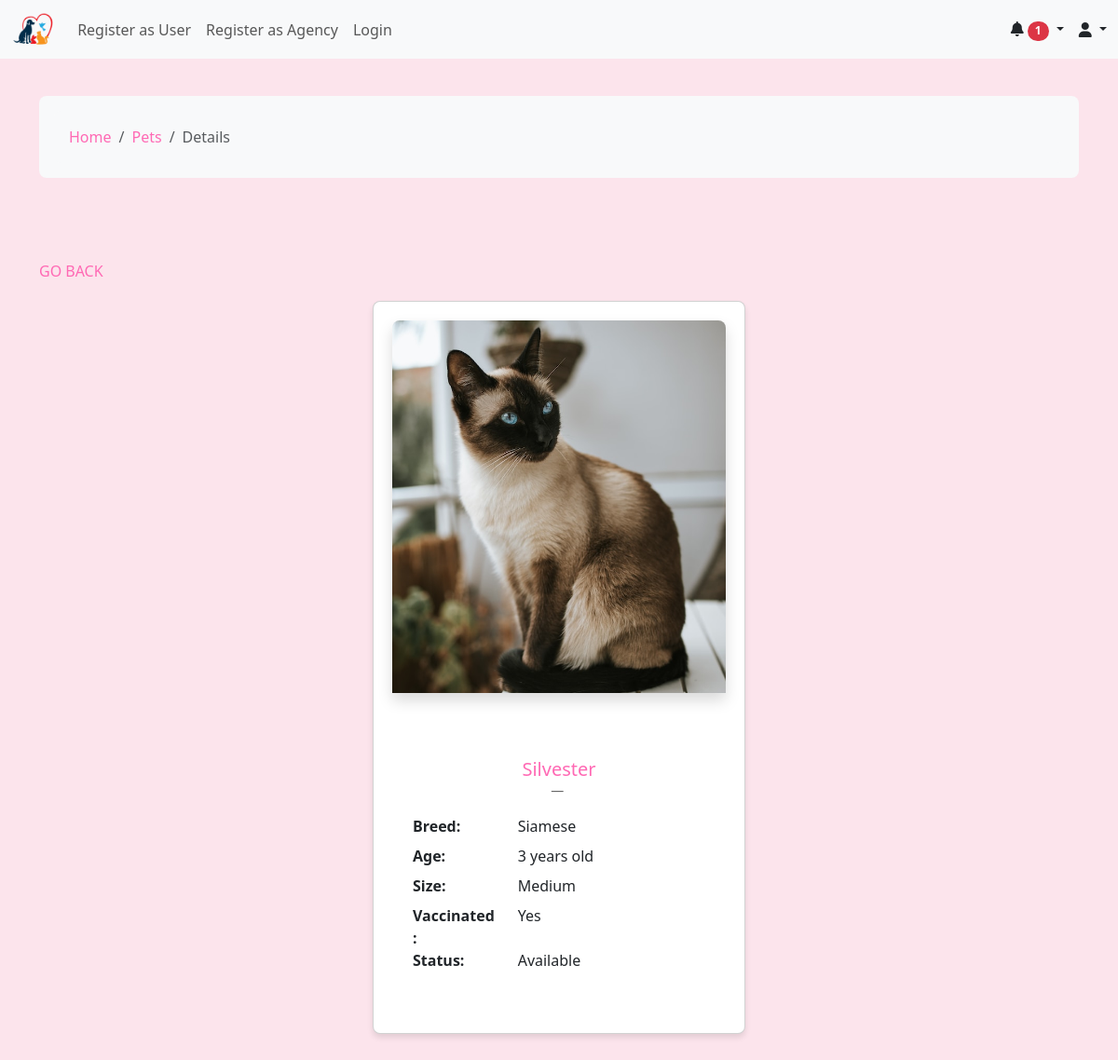
Page /pet/details.php?id=1 on the committed database.
### tables this page shows
CREATE TABLE `pet` (
  `id` int(11) NOT NULL,
  `name` varchar(50) NOT NULL,
  `image` varchar(255) DEFAULT NULL,
  `location` varchar(50) DEFAULT NULL,
  `species` enum('Cat','Dog','Bird','Fish') NOT NULL,
  `breed` varchar(50) DEFAULT NULL,
  `age` int(11) DEFAULT NULL,
  `size` enum('Small','Medium','Large') DEFAULT NULL,
  `description` varchar(511) DEFAULT NULL,
  `available` tinyint(1) NOT NULL,
  `vaccinated` tinyint(1) NOT NULL,
  `experienceNeeded` tinyint(1) NOT NULL,
  `minSpace` int(11) NOT NULL,
  `behavior` varchar(255) DEFAULT NULL,
  `fk_users_id` int(11) NOT NULL,
  `pet_day` tinyint(1) DEFAULT 0
);

### utils/crudPet.php (called while the page is built, shortened)
<?php
class CRUD_PET
{
    private $connection;
    public function __construct(string $database = "pet_adoption", string $host = "localhost", string $user = "root", string $password = "")
    {
        $this->connection = mysqli_connect($host, $user, $password, $database);
    }
    public function select(string $table, string $columns = "*", string $condition = "")
    {
        $sql = "SELECT $columns FROM $table";
        if (!empty($condition)) {
            $sql .= " WHERE $condition";
        }
        $result = mysqli_query($this->connection, $sql);
        $rows = mysqli_fetch_all($result, MYSQLI_ASSOC);
        return $rows;
    }
    public function selectPets(string $condition)
    {
        return $this->select("pet", "*", $condition);
    }
}

### pet/details.php (the view, shortened to what this page needs)
<?php
require_once "../utils/crudPet.php";
require_once "../components/breadcrumb.php";
$id = $_GET["id"];
$crud = new CRUD_PET();
$result = $crud->selectPets("id = $id");
if (!empty($result)) {
    $pet = $result[0];
    $imageSrc = "../images/pets/{$pet['image']}";
    $name = $pet['name'];
    $breed = $pet['breed'];
    $age = $pet['age'];
    $size = $pet['size'];
    $vaccinated = ($pet['vaccinated'] == 1) ? 'Yes' : 'No';
    $description = $pet['description'];
    $status = ($pet['available'] == 1) ? 'Available' : 'Adopted';
} else {
    $layout = "<p class='text-center'>Something went wrong. Record with id = $id is not found.</p>";
}
?>
<!DOCTYPE html>
<html lang="en">
<head>
    <?php include '../components/head.php'; ?>
    <link rel="stylesheet" href="../css/main.css">
</head>
<body>
    <?php include '../components/navbar.php'; ?>
    <div class="container mt-4">
        <a href="listings.php">GO BACK</a>
        <div class="row justify-content-center">
            <div class="d-flex justify-content-md-evenly">
                <div class="card">
                    <img src="<?= $imageSrc ?>" id="details-img" class='img-fluid shadow mb-5' alt="Pet image">
                    <div class="card-body">
                        <figure class="text-center">
                            <blockquote class="blockquote">
                                <h5><?= $name ?></h5>
                            </blockquote>
                            <figcaption class="blockquote-footer"> <?= $description ?></figcaption>
                        </figure>
                        <dl class="row">
                            <dt class="col-sm-4">Breed: </dt>
                            <dd class="col-sm-8"><?= $breed ?></dd>
                            <dt class="col-sm-4">Age: </dt>
                            <dd class="col-sm-8"><?= $age ?> years old</dd>
                            <dt class="col-sm-4">Size: </dt>
                            <dd class="col-sm-8"><?= $size ?></dd>
                            <dt class="col-sm-4">Vaccinated: </dt>
                            <dd class="col-sm-8"><?= $vaccinated ?></dd>
                            <dt class="col-sm-4">Status: </dt>
                            <dd class="col-sm-8"><?= $status ?></dd>
                        </dl>
                    </div>
                </div>
            </div>
            <br>
        </div>
</body>
</html>

### css/main.css (style rules this page uses)
body { background-color: #fce4ec; }
a { color: #ff69b4; text-decoration: none; transition: color 0.3s; }
.container { padding-top: 40px; padding-bottom: 40px; }
.img-fluid { border-radius: 20px 20px 0 0; }
#details-img { width: 400px; max-height: 400px; min-height: 400px; border-radius: 8px 8px 0 0; height: 400px; object-fit: cover; }
.card { margin-bottom: 20px; background-color: #fff; border-radius: 8px; box-shadow: 4px 8px 10px; }
.card img { border-radius: 8px 8px 0 0; width: 100%; height: 400px; object-fit: cover; }
.card-body { padding: 22px !important; }
.card h5 { margin-bottom: 10px; }
.blockquote-footer { color: #666; }
blockquote { color: #ff69b4; }

### pet/details.php (style rules this page uses)
.card { background-color: #fff; box-shadow: 0 4px 6px rgba(0, 0, 0, 0.1); margin: 20px auto; max-width: 400px; padding: 20px; }
.card img { max-width: 100%; height: auto; border-radius: 5px; box-shadow: 0 2px 4px rgba(0, 0, 0, 0.1); }

### rows in the picture
pet: image (picture), name "Silvester", breed "Siamese", age "3", size "Medium", vaccinated "Yes", available "Available"

### other values in the picture
$breadcrumb['title'] "Home"
$breadcrumb['title'] "Pets"
$breadcrumb['title'] "Details"
